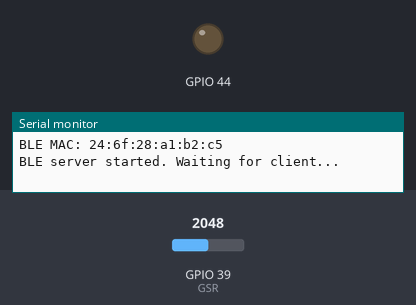
Simulated run of this sketch. Board: ESP32. On the bench: output pins drawn as LEDs (lit = HIGH), the last lines printed to the serial monitor. The inputs (shaded band) are chosen by the test bench; at power-on: GPIO 39 (GSR) = 2048. Nothing arrives over Bluetooth unless stated; a phone connects over Bluetooth LE 3 s after start.

Above: at 1.2 s.
1.3 s: GPIO 39 (GSR) set to 1973
At 4.1 s:
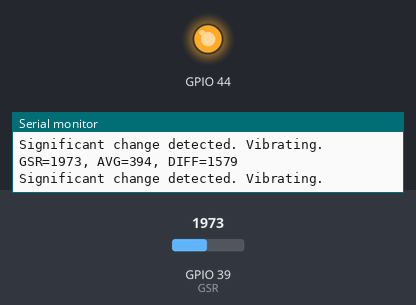
5.8 s: GPIO 39 (GSR) set to 2040
At 7.4 s:
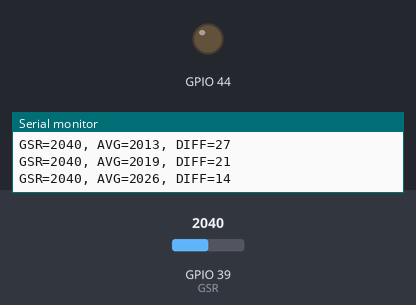
7.8 s: GPIO 39 (GSR) set to 1228
At 9.1 s:
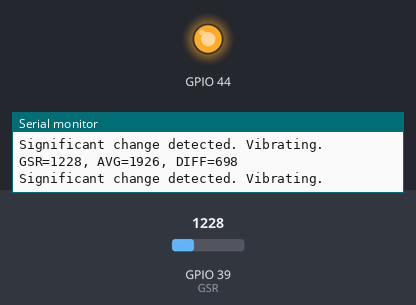
Timing chart, 0 to 15.1 s (numbered marks = the images above; inputs shaded):
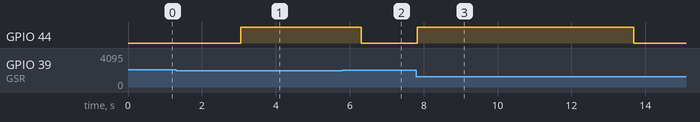

Measured:
- the behaviour switches between 2000 and 1999 on GPIO 39 (GSR) (found by bisection; images 0 and 1)
- after the input at 1.3 s, GPIO 44: LOW → HIGH after 1.8 s
- after the input at 5.8 s, GPIO 44: HIGH → LOW after 0.51 s
- after the input at 7.8 s, GPIO 44: LOW → HIGH at once, → LOW 5.9 s later

The sketch:

BLE_GSR.ino
```cpp
#include <Arduino.h>
#include <BLEDevice.h>
#include <BLEServer.h>
#include <BLEUtils.h>
#include <BLE2902.h>
#include <Wire.h>

const int GSR = A3;

int sensorValue = 0;
int gsr_average = 0;
int moving_avg = 0;

int moving_average_array[10] = {0};
int indexPos = 0;

#define SERVICE_UUID           "6E400001-B5A3-F393-E0A9-E50E24DCCA9A"
#define CHARACTERISTIC_UUID_RX "6E400002-B5A3-F393-E0A9-E50E24DCCA9A"
#define CHARACTERISTIC_UUID_TX "6E400003-B5A3-F393-E0A9-E50E24DCCA9A"

BLEServer *pServer = nullptr;
BLECharacteristic *pTxCharacteristic = nullptr;

bool deviceConnected = false;
bool oldDeviceConnected = false;

class MyServerCallbacks : public BLEServerCallbacks {
  void onConnect(BLEServer *pServer) {
    deviceConnected = true;
    Serial.println("Client connected");
  }

  void onDisconnect(BLEServer *pServer) {
    deviceConnected = false;
    Serial.println("Client disconnected");
  }
};

class MyRxCallbacks : public BLECharacteristicCallbacks {
  void onWrite(BLECharacteristic *pCharacteristic) {
    String rxValue = pCharacteristic->getValue();

    if (rxValue.length() > 0) {
      Serial.print("Received from client: ");
      Serial.println(rxValue);
    }
  }
};

void setup() {
  Serial.begin(115200);
  pinMode(GSR, INPUT);
  pinMode(D7, OUTPUT);

  Wire.begin();

  BLEDevice::init("PaShield");

  Serial.print("BLE MAC: ");
  Serial.println(BLEDevice::getAddress().toString().c_str());

  pServer = BLEDevice::createServer();
  pServer->setCallbacks(new MyServerCallbacks());

  BLEService *pService = pServer->createService(SERVICE_UUID);

  pTxCharacteristic = pService->createCharacteristic(
    CHARACTERISTIC_UUID_TX,
    BLECharacteristic::PROPERTY_NOTIFY
  );
  pTxCharacteristic->addDescriptor(new BLE2902());

  BLECharacteristic *pRxCharacteristic = pService->createCharacteristic(
    CHARACTERISTIC_UUID_RX,
    BLECharacteristic::PROPERTY_WRITE
  );
  pRxCharacteristic->setCallbacks(new MyRxCallbacks());

  pService->start();

  BLEAdvertising *pAdvertising = BLEDevice::getAdvertising();
  pAdvertising->addServiceUUID(SERVICE_UUID);
  pAdvertising->setScanResponse(true);
  pAdvertising->start();

  Serial.println("BLE server started. Waiting for client...");
}

void loop() {
  if (deviceConnected) {
    long sum = 0;

    for (int i = 0; i < 10; i++) {
      sensorValue = analogRead(GSR);
      sum += sensorValue;
      delay(5);
    }

    gsr_average = sum / 10;

    moving_average_array[indexPos] = gsr_average;
    indexPos++;

    if (indexPos >= 10) {
      indexPos = 0;
    }

    long sum2 = 0;
    for (int i = 0; i < 10; i++) {
      sum2 += moving_average_array[i];
    }

    moving_avg = sum2 / 10;

    int diff = abs(moving_avg - gsr_average);
    digitalWrite(D7, LOW);

    String message = "GSR=" + String(gsr_average) +
                     ", AVG=" + String(moving_avg) +
                     ", DIFF=" + String(diff);

    Serial.println(message);
    //Serial.println(gsr_average);

    if (diff > 100 && gsr_average < 2000 && gsr_average > 1000) {
      Serial.println("Significant change detected. Vibrating.");

      digitalWrite(D7, HIGH);

      message = "Vibrating...";
      delay(500);
    }


    pTxCharacteristic->setValue(message.c_str());
    pTxCharacteristic->notify();

    delay(100);
  }

  if (!deviceConnected && oldDeviceConnected) {
    delay(500);
    BLEDevice::startAdvertising();
    Serial.println("Restart advertising...");
    oldDeviceConnected = false;
  }

  if (deviceConnected && !oldDeviceConnected) {
    oldDeviceConnected = true;
  }
}
```
